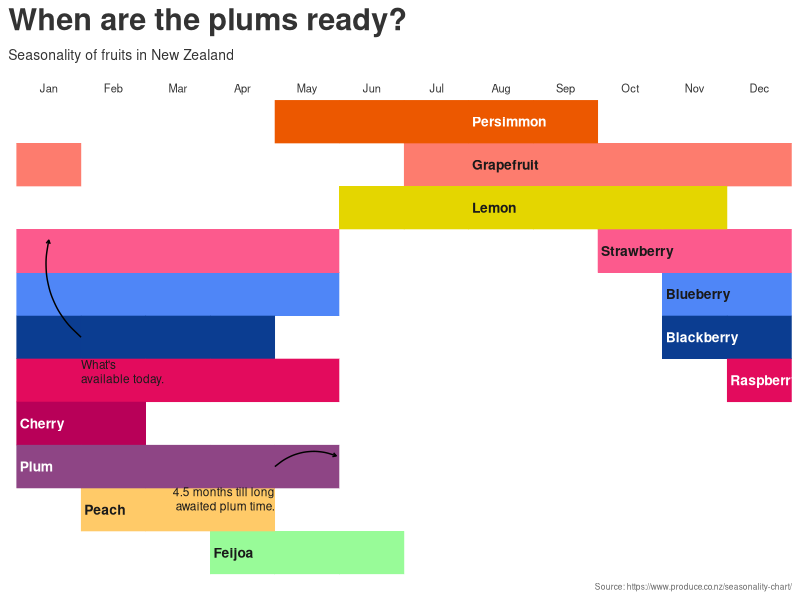

Source code (R):
library(tidyverse)
#   https://www.produce.co.nz/seasonality-chart/
fruits <- tibble::tribble(
  ~ fruit,       ~start,      ~ end,
  "Blueberry",   "October",    "April",
  "Blackberry",   "October",   "March",
  "Raspberry",    "November",  "April",
  "Strawberry",  "September",  "April",
  "Feijoa",       "March",     "May",
  "Grapefruit",  "June",       "December",
  "Lemon",       "May",       "October", 
  "Persimmon",    "April",    "August",
  "Cherry",      "December",  "January",
  "Peach",        "January",    "March",
  "Plum",       "December",     "April"
) 

fruit_colors <- c(
  "Blueberry" = "#4F86F7",  # Blue
  "Blackberry" = "#0B3D91", # Dark Blue
  "Raspberry" = "#E30B5D",  # Raspberry Red
  "Strawberry" = "#FC5A8D", # Strawberry Pink
  "Feijoa" = "#98FB98",     # Pale Green
  "Grapefruit" = "#FD7C6E", # Grapefruit Color
  "Lemon" = "#e4d600",      # Bright Yellow
  "Persimmon" = "#EC5800",  # Persimmon Orange
  "Cherry" = "#B80058",     # Cherry Red
  "Peach" = "#ffca68",      # Peach Color
  "Plum" = "#8E4585"        # Plum Purple
)
month_order <- c("January", "February", "March", "April", "May", "June",
                 "July", "August", "September", "October", "November", "December")
current_month <- month.abb[month(now())]
# Convert month names to numbers
month_to_num <- function(month) {
  match(month, month.name)
}
# Convert start and end months to numeric
fruit_data <- fruits %>%
  mutate(start_month = month_to_num(start),
         end_month = month_to_num(end))
# Function to handle start and end months
expand_months <- function(fruit, start, end, start_month, end_month) {
  if (end_month < start_month) end_month <- end_month + 12
  months <- (start_month:end_month) %% 12 + 1
  tibble(fruit = fruit, month = factor(months, levels = 1:12, labels = month.abb))
}
# Expand the data
expanded_data <- fruit_data %>%
  pmap_dfr(expand_months) %>% 
  mutate(color = fruit_colors[fruit])
# Reorder the factor levels in expanded_data
expanded_data$fruit <- factor(expanded_data$fruit, #levels = rev(fruit_order))
                              levels = c("Strawberry", "Raspberry", "Cherry", "Persimmon",
                                         "Grapefruit", "Peach", "Lemon", "Feijoa", "Plum", "Blueberry",
                                         "Blackberry"))


# camcorder::gg_record(
#   dir = 'img',
#   dpi = 300,
#   width = 16,
#   height = 9,
#   unit = 'cm',
#   bg = 'white'
# )

min_months_from_aug <- expanded_data %>%
  mutate(
    month_number = match(month, month.abb),
    months_from_aug = pmin(month_number - 8) %% 12
  ) |> 
  slice_min(months_from_aug, by = fruit) |> 
  mutate(
    text_color = if_else(
      fruit %in% c('Blackberry', 'Cherry', 'Plum', 'Raspberry', 'Persimmon'),
      'white',
      'grey10'
    )
  )
joined_data <- expanded_data %>%
  left_join(min_months_from_aug) |> 
  mutate(
    month_number =  match(month, month.abb),
    # month = factor(
    #   month,
    #   levels = month.abb[c(8:12, 1:7)]
    # ),
    fruit = fct_reorder(fruit, months_from_aug, .fun = min, .na_rm = TRUE)
  ) 

joined_data |>
  ggplot(aes(x = month, y = fct_rev(fruit), fill = color)) +
  geom_tile(aes(color = color)) +
  geom_text(
    data = min_months_from_aug,
    aes(label = fruit),
    color = min_months_from_aug$text_color,
    hjust = 0,
    nudge_x = -0.45,
    size = 3.5,
    # family = 'Source Sans Pro',
    fontface = 'bold'
  ) +
  annotate(
    'curve',
    x = 1.5,
    xend = 1,
    yend = 8.25,
    y = 6,
    curvature = -0.3,
    arrow = arrow(length = unit(0.1, "cm"))
  ) +
  annotate(
    'curve',
    x = 4.5,
    xend = 5.45,
    yend = 3.25,
    y = 3,
    curvature = -0.3,
    arrow = arrow(length = unit(0.1, "cm"))
  ) +
  annotate(
    'text',
    x = 1.5,
    y = 5.2,
    label = 'What\'s\navailable today.',
    hjust = 0,
    size = 3,
    lineheight = 1,
    # family = 'Source Sans Pro',
    color = 'grey10'
  ) +
  annotate(
    'text',
    x = 4.5,
    y = 2.25,
    label = '4.5 months till long\nawaited plum time.',
    hjust = 1,
    size = 3,
    lineheight = 1,
    # family = 'Source Sans Pro',
    color = 'grey10'
  ) +
  scale_color_identity() +
  scale_fill_identity() +
  scale_y_discrete(breaks = NULL) +
  labs(
    title = "When are the plums ready?",
    subtitle = 'Seasonality of fruits in New Zealand',
    x = element_blank(),
    y = element_blank(), 
    caption = "Source: https://www.produce.co.nz/seasonality-chart/"
  ) +
  coord_cartesian(expand = FALSE) +
  scale_x_discrete(position = 'top') +
  theme_minimal(base_size = 12) +
  theme(
    legend.position = "none",
    text = element_text(color = 'grey20'),
    axis.text = element_text(color = 'grey20', size = 8),
    plot.caption = element_text(size = 6, color = 'grey40'),
    panel.grid = element_blank(),
    plot.title.position = 'plot',
    plot.title = element_text(
      # family = 'Pacifico',
      face = 'bold',
      size = 22,
      margin = margin(b = 0.3, unit = 'cm')
    ),
    plot.subtitle = element_text(size = 10)
  )
